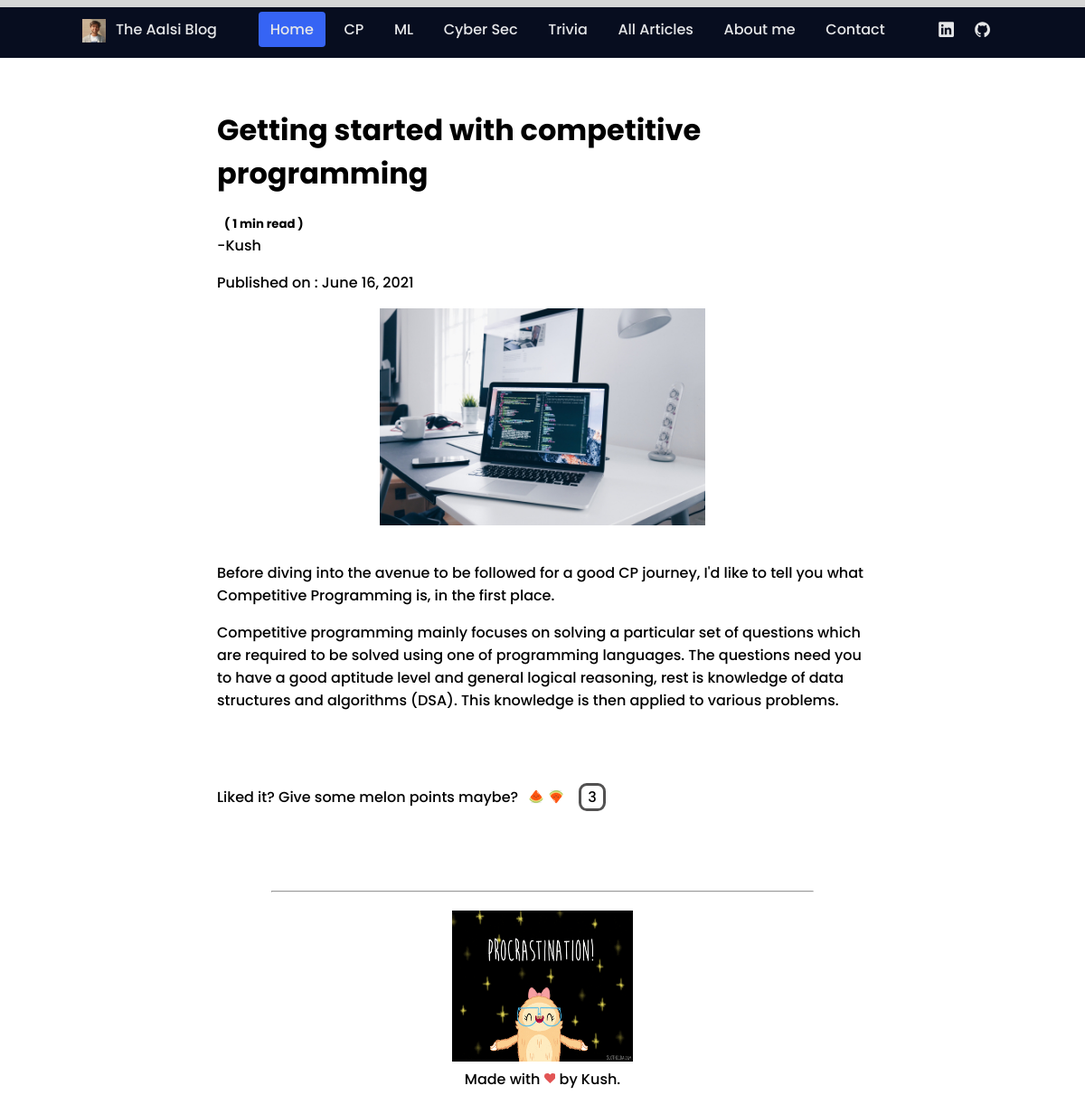
/article/Getting started with competitive programming, run on an earlier commit of the app's database.
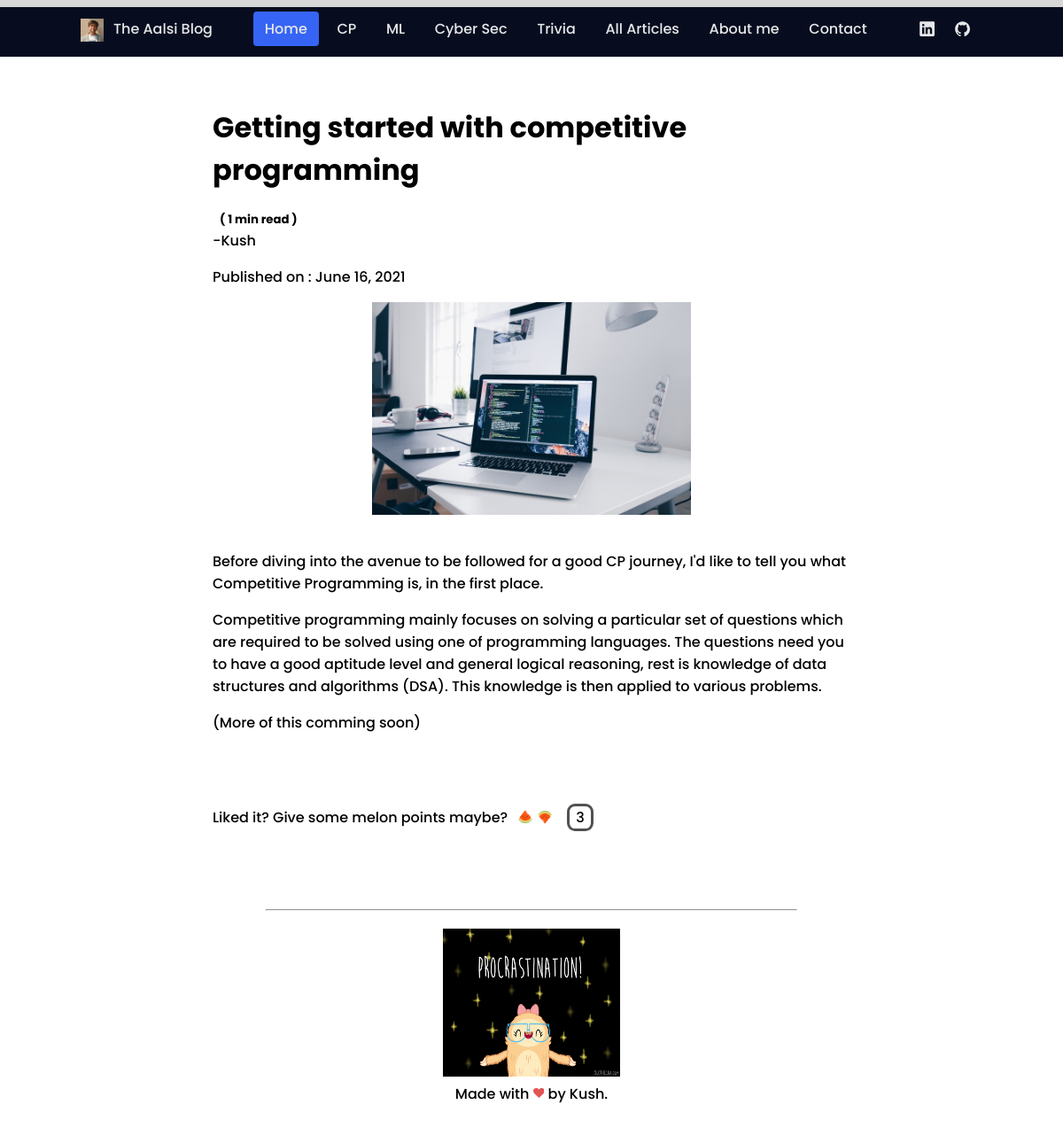
And on a later commit of the database.
### home/models.py (models this page shows, shortened)
class Articles(models.Model):
    title = models.CharField(max_length=50)
    img = models.ImageField(null = True, blank = True, upload_to = 'static/images/')
    author = models.CharField(max_length=100)
    tags = models.CharField(max_length=500, default="")
    article_body = RichTextField(blank = True, null = True)
    likes = models.IntegerField(default=0, blank=True)
    date_added = models.DateField(default=django.utils.timezone.now)
    reading_time = models.IntegerField(default=0, null=True, blank=True)

### home/views.py (the view)
# urls.py: path('article/<str:title>', views.article, name = "article"),
def article(request, title):
    article = Articles.objects.get(title = title)
    context = {
        'title' : title,
        'article' : article
    }
    article.reading_time = round(estimate_reading_time(article.article_body))
    if article.reading_time == 0:
        article.reading_time = 1
    article.save()
    return render(request, 'article.html', context)

### home/views.py (called while the page is built)
def extract_text(html):
    soup = bs4.BeautifulSoup(html, 'html.parser')
    texts = soup.findAll(text=True)
    return texts

def is_visible(element):
    if element.parent.name in ['style', 'script', '[document]', 'head', 'title']:
        return False
    elif isinstance(element, bs4.element.Comment):
        return False
    elif element.string == "\n":
        return False
    return True

def filter_visible_text(page_texts):
    return filter(is_visible, page_texts)

def count_words_in_text(text_list, word_length):
    total_words = 0
    for current_text in text_list:
        total_words += len(current_text)/word_length
    return total_words

def estimate_reading_time(html):
    texts = extract_text(html)
    filtered_text = filter_visible_text(texts)
    total_words = count_words_in_text(filtered_text, WORD_LENGTH)
    return total_words/WPM

### templates/article.html (shortened to what this page needs)
{% extends 'base.html' %}
{% block for_article %}
<div class="progress-container fixed-top">
</div>
{% endblock for_article %}
{% block content %}
    <div class="title">
        <span>
            <p><h1>{{article.title}}</h1></p>
            <h5 class="reading_time">( {{article.reading_time}} min read )</h5>
        </span>
    </div>
    <div class="signature">
        <p>-{{article.author}} </p>
        <p class="published"> Published on : {{article.date_added}} </p>
    </div>
    <img class = "img_art" src={{article.img.url}} alt="">
    <p>{{article.article_body | safe}}</p><br><br>
    <div class="like_box">
        <p class="like-text">Liked it? Give some melon points maybe?</p>
        <img data-action="like" data-id = {{article.id}} class="like update-likes" src="/static/img/melon-up.png">
        <img data-action="dislike" data-id = {{article.id}} class="like update-likes" src="/static/img/melon-down.png">
        <p class="likes-count">{{article.likes}}</p>
    </div>
{% endblock content %}

### templates/base.html (shortened to what this page needs)
<!DOCTYPE html>
<html lang="en">
    <head>
        <link rel="stylesheet" href="/static/styles.css">
    </head>
    <body>
        <header class="header">
            <nav class="nav" id="nav-menu">
                <div class="nav__content bd-grid">
                    <div class="nav__perfil">
                        <a href="/"><div class="nav__img">
                            <img src="/static/img/perfil.png" alt="profile photo">
                        </div></a>
                        <div>
                            <a href="/" class="nav__name">The Aalsi Blog</a>
                        </div>
                    </div>
                    <div class="nav__menu">
                        <ul class="nav__list">
                            <li class="nav__item"><a href="/" class="nav__link active">Home</a></li>
                            <li class="nav__item"><a href= {% url 'cp' %} class="nav__link">CP</a></li>
                            <li class="nav__item"><a href= {% url 'ml' %} class="nav__link">ML</a></li>
                            <li class="nav__item"><a href= {% url 'cyber' %} class="nav__link">Cyber Sec</a></li>
                            <li class="nav__item"><a href= {% url 'trivia' %} class="nav__link">Trivia</a></li>
                            <li class="nav__item"><a href= {% url 'all' %} class="nav__link">All Articles</a></li>
                            <li class="nav__item"><a href= "https://kushagra-soni.netlify.app/" class="nav__link">About me</a></li>
                            <li class="nav__item"><a href= {% url 'contact' %} class="nav__link">Contact</a></li>
                        </ul>
                    </div>
                    <div class="nav__social">
                        <a href="https://www.linkedin.com/in/kushagra-s-b89338140/" class="nav__social-icon"><ion-icon name="logo-linkedin"></ion-icon></a>
                        <a href="https://github.com/kushuu/" class="nav__social-icon"><ion-icon name="logo-github"></ion-icon></a>
                    </div>
                </div>
            </nav>
        {% block for_article %}
        {% endblock for_article %}
        </header>
        <div class="main_body">
            <div id="main-box">
                {% block content %}
                {% endblock content %}
            </div>
        </div>
        <br><br><br>
        <hr style="width:50%;text-align:left;margin:auto">
        <footer>
            <img class="gif" src="/static/img/pro.gif" alt=""><br>
            Made with  by Kush.
        </footer>
    </body>
</html>

What changed in the data, as far as the page shows it:
changed Articles "Getting started with competitive programming": article_body "…applied to various problems." → "…applied to various problems. (More of this comming soon)"
